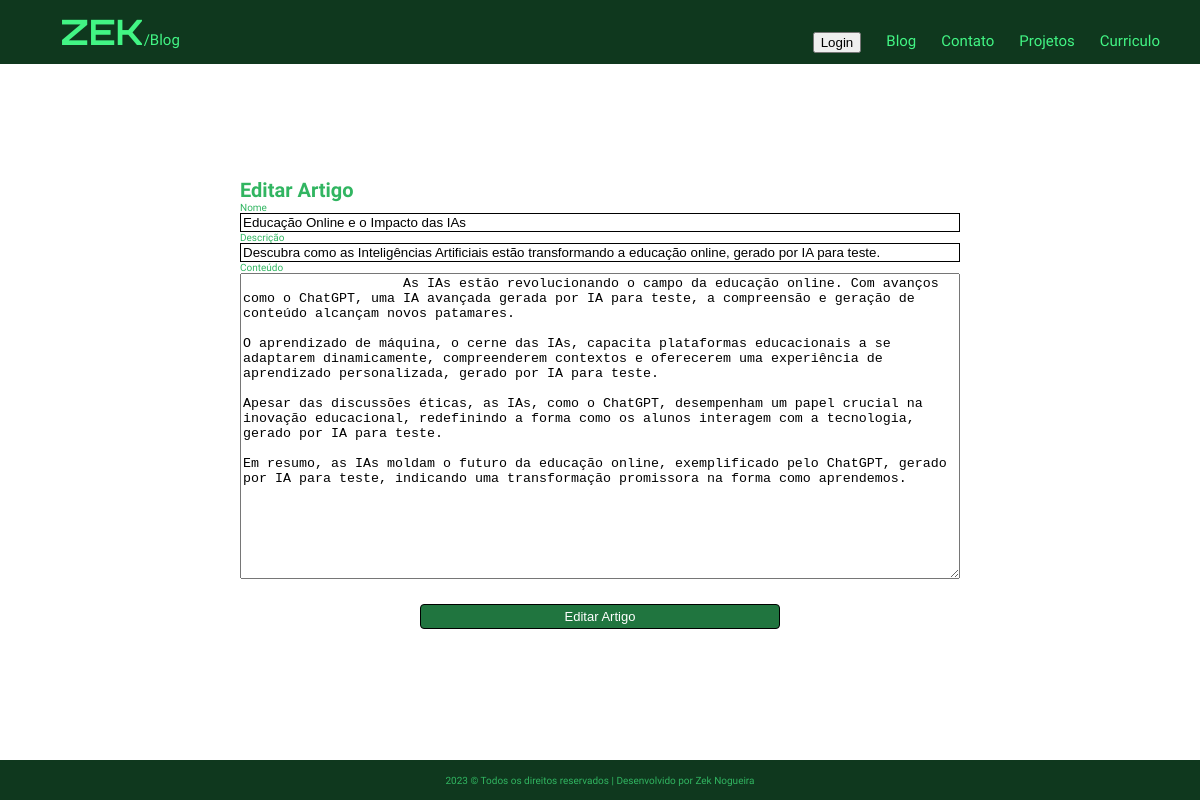
/article_edit.php?article_id=2, run on the app's committed database.
### tables this page shows
create table articles(
article_id int primary key auto_increment,
article_name varchar(200),
article_description varchar (2000),
article_content MEDIUMTEXT,
article_date DATETIME
);

### article_edit.php (the view, shortened to what this page needs)
<!DOCTYPE html>
<html lang="pt-br">
<head>
    <link rel="stylesheet" href="css/style.css">
    <link rel="stylesheet" href="css/blog.css">
    <link rel="stylesheet" href="css/admin.css">
</head>
<body class="white_body_blog">
    <header id="small_header">
        <div id="logo_blog">
            <a href="index.php">
                <h1>ZEK<span id="zek_logo_blog">/Blog</span></h1>
            </a>
        </div>
        <div id="menu">
            <nav id="principal_nav">
                <a href="login.php"><button class="login_button">Login</button></a>
                <a href="blog.php">Blog</a>
                <a href="contato.html">Contato</a>
                <a href="Projetos">Projetos</a>
                <a href="curriculo.html">Curriculo</a>
            </nav>
        </div>
    </header>
    <main class="admin_white_main">
        <div class="admin_principal_white_background_form">
            <h1>Editar Artigo</h1>
            <section>
                <?php require "conection.php";
                $article_id_send = $_GET['article_id'];
                $sql = "SELECT * FROM articles WHERE article_id = ?";
                $stmt = $conection_db->prepare($sql);
                $stmt->bind_param("s", $article_id_send);
                $stmt->execute();
                $result = $stmt->get_result();
                if ($result->num_rows > 0) {
                    $row_a = $result->fetch_assoc();
                } ?>
                <form class="form_admin" action="article_edit_process.php" method="POST">
                    <label for="article_name">Nome</label>
                    <input type="text" id="article_name" name="article_name"
                        placeholder="<?php echo $row_a['article_name']; ?>"
                        value="<?php echo $row_a['article_name']; ?>" required>
                    <label for="article_description">Descrição</label>
                    <input type="text" id="article_description" name="article_description"
                        placeholder="<?php echo $row_a['article_description']; ?>"
                        value="<?php echo $row_a['article_description']; ?>" required>
                    <label for="article_content_text_area">Conteúdo</label>
                    <textarea name="article_content_text_area" class="article_content_text_area" cols="30" rows="20"
                        placeholder="<?php echo $row_a['article_content']; ?>">
                    <?php echo $row_a['article_content']; ?>
                    </textarea>
                    <div class="button_submit_box">
                        <input type="submit" name="editar" class="button_submit_blog_login_sign_up"
                            value="Editar Artigo" />
                    </div>
                </form>
            </section>
        </div>
    </main>
    <footer id="footer_blog_principal">
        <div>
            <p>2023 &#169; Todos os direitos reservados | Desenvolvido por <a href="index.php">Zek Nogueira</a></p>
        </div>
    </footer>
</body>
</html>

### css/style.css (style rules this page uses)
* { margin: 0; }
html { font-size: 10px; }
body { background-color: #0F381E; color: #31b561; font-family: Urbanist; display: flex; flex-direction: column; }
.white_body_blog { background-color: white; color: #31b561; font-family: Urbanist; display: flex; flex-direction: column; }
header { display: flex; flex-direction: row; height: 15vh; width: 100vw; justify-content: space-between; }
a { text-decoration: none; color: #31b561; }
div { display: flex; flex-direction: column; }
#logo_blog { flex-direction: column; width: 20vw; font-family: Urbanist; font-weight: 500; color: #31b561; font-size: 2rem; height: 100%; justify-content: center; align-items: center; }
#logo_blog h1 #zek_logo_blog { text-align: center; font-size: 1.5rem; font-weight: 500; font-family: urbanist; }
#logo_blog h1 { width: 100%; display: inline !important; font-size: 3.5rem; color: #42f584; font-family: orbitron; }
#menu { justify-content: right; margin-top: 20px; margin-right: 40px; width: 35vw; }
#principal_nav { display: flex; flex-direction: row; justify-content: right; }
#principal_nav a { font-size: 1.5rem; margin-left: 25px; text-decoration: none; color: #42f584; }
#small_header { background-color: #0F381E; display: flex; flex-direction: row; height: 8vh; width: 100vw; align-items: center; padding: 0; }
#footer_blog_principal { background-color: #0F381E; display: flex; height: 40px; font-size: 10px; position: fixed; bottom: 0; left: 0; justify-content: center; align-items: center; width: 100vw; }

### css/blog.css (style rules this page uses)
div { display: flex; }

### css/admin.css (style rules this page uses)
div { display: flex; }
.admin_white_main { width: 100vw; height: 88vh; display: flex; flex-direction: row; justify-content: center; }
.admin_principal_white_background_form { flex-direction: column; justify-content: center; }
form { display: flex; }
.form_admin { flex-direction: column; width: 60vw; }
.form_admin input { border: 1px solid black !important; }
.button_submit_box { flex-direction: row; height: 75px; justify-content: center; align-items: center; }
.button_submit_blog_login_sign_up { width: 50%; height: 25px; color: white; background-color: #20753f; border: none; border-radius: 4px; font-size: 13px; }

### data on the page
articles: article_name "Educação Online e o Impacto das IAs", article_description "Descubra como as Inteligências Artificiais estão transformando a educação online, gerado por IA para teste.", article_content_text_area "As IAs estão revolucionando o campo da educação online. Com avanços como o ChatGPT, uma IA avançada gerada por IA para teste, a compreensão e geração de conteúdo alcançam novos patamares. O aprendizado de máquina, o cerne das IAs, capacita plataformas educacionais a se adaptarem dinamicamente, compreenderem contextos e oferecerem uma experiência de aprendizado personalizada, gerado por IA para teste. Apesar das discussões éticas, as IAs, como o ChatGPT, desempenham um papel crucial na inovação educacional, redefinindo a forma como os alunos interagem com a tecnologia, gerado por IA para teste. Em resumo, as IAs moldam o futuro da educação online, exemplificado pelo ChatGPT, gerado por IA…"
